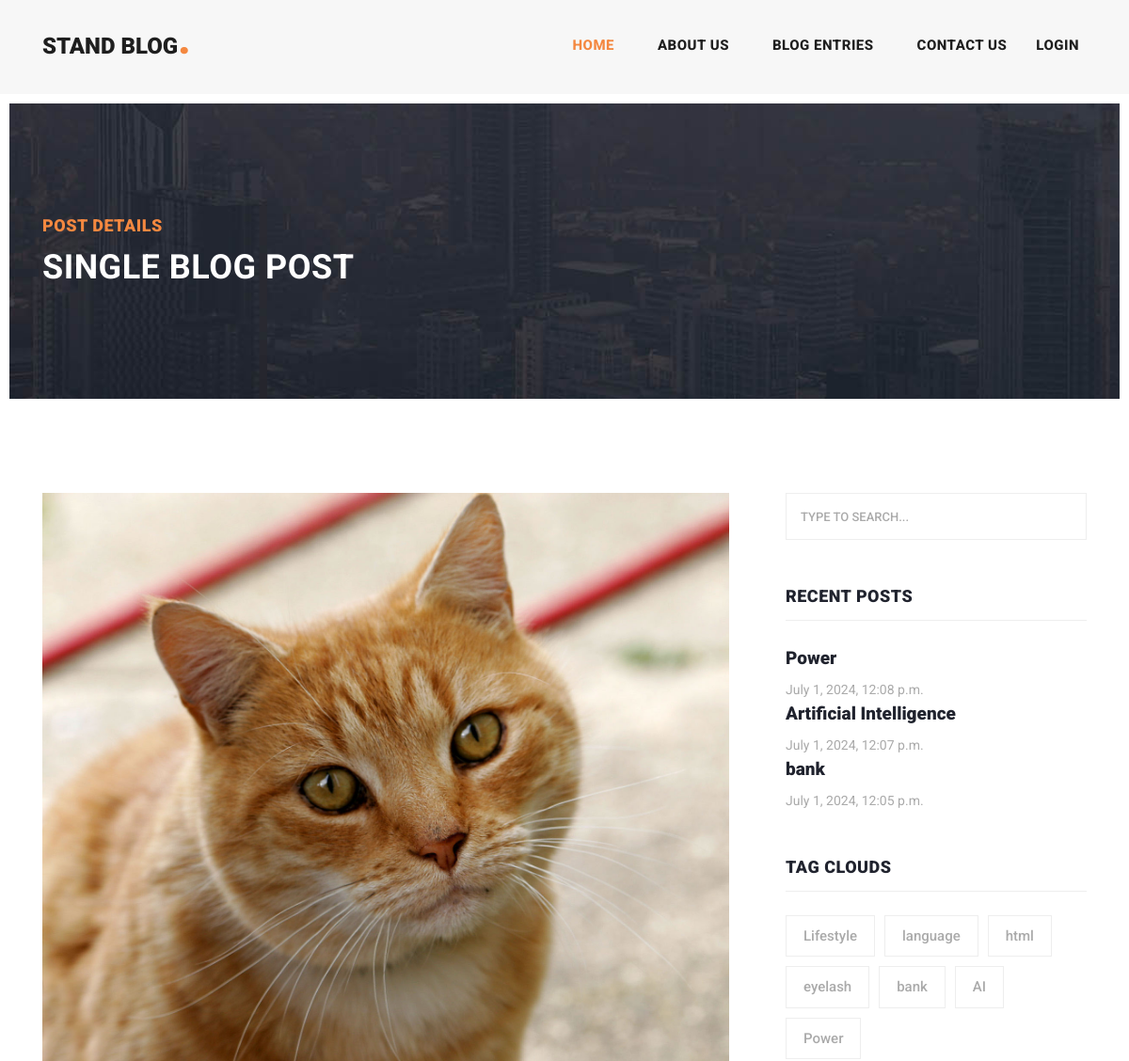
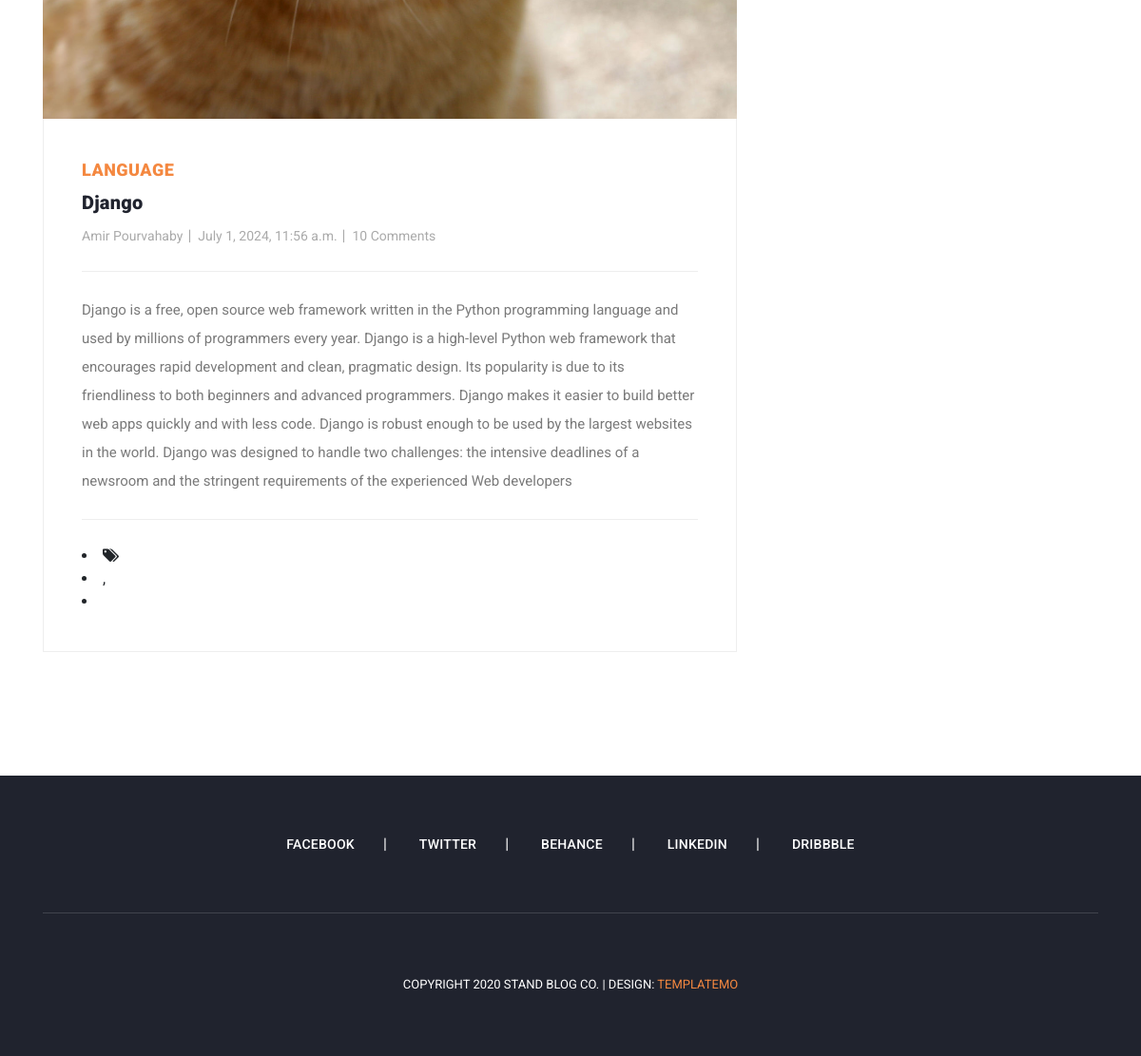
The app's page /post/details/django with its own data (2 pictures, top to bottom).
### post/models.py (models this page shows, shortened)
class Article(models.Model):
    author = models.ForeignKey(User, on_delete=models.CASCADE, null=True)
    category = models.ManyToManyField(Category, related_name="articles")
    title = models.CharField(max_length=100)
    body = models.TextField()
    created_time = models.DateTimeField(auto_now_add=True)
    updated_time = models.DateTimeField(auto_now=True)
    image = models.ImageField(upload_to='images/post')
    slug = models.SlugField(null=True, unique=True)

class Category(models.Model):
    title = models.CharField(max_length=100)
    class Meta:
        verbose_name_plural = 'Categories'
    def __str__(self):
        return self.title

### post/views.py (the view)
# urls.py: path('details/<slug:slug>', views.post_details, name='details'),
def post_details(request, slug):
    articles = Article.objects.get(slug=slug)
    return render(request, 'post/post-details.html', context={'articles': articles})

### context_processors/context_processors.py (called while the page is built)
def user(request):
    user = User.objects.all()
    return {'user': user}

def sidebar(request):
    recent = Article.objects.order_by('-created_time')[:3]
    return {'recent': recent}

def categories(request):
    categories = Category.objects.all()
    return {'categories': categories}

### post/templates/post/post-details.html (shortened to what this page needs)
{% extends 'base.html' %}
{% load static %}
{% block content %}
    <body>
    <div class="heading-page header-text">
        <section class="page-heading">
            <div class="container">
                <div class="row">
                    <div class="col-lg-12">
                        <div class="text-content">
                            <h4>Post Details</h4>
                            <h2>Single blog post</h2>
                        </div>
                    </div>
                </div>
            </div>
        </section>
    </div>
    <section class="blog-posts grid-system">
        <div class="container">
            <div class="row">
                <div class="col-lg-8">
                    <div class="all-blog-posts">
                        <div class="row">
                            <div class="col-lg-12">
                                <div class="blog-post">
                                    <div class="blog-thumb">
                                        <img src="{{ articles.image.url }}" alt="">
                                    </div>
                                    <div class="down-content">
                                        <span>{{ articles.category.first }}</span>
                                        <a href="{{ article.get_absolute_url }}"><h4>{{ articles.title }}</h4></a>
                                        <ul class="post-info">
                                            <li><a href="#">{{ articles.author.get_full_name }}</a></li>
                                            <li><a href="#">{{ articles.created_time }}</a></li>
                                            <li><a href="#">10 Comments</a></li>
                                        </ul>
                                        <p>{{ articles.body }}</p>
                                        <div class="post-options">
                                            <div class="row">
                                                <div class="col-6">
                                                </div>
                                            </div>
                                        </div>
                                        <li><i class="fa fa-tags"></i></li>
                                        <li><a href="#">{{ article.category.first }}</a>,</li>
                                        <li><a href="#">{{ article.category.last }}</a></li>
                                    </div>
                                </div>
                            </div>
                        </div>
                    </div>
                </div>
                {% include 'includes/sidebar.html' %}
            </div>
        </div>
    </section>
{% endblock %}

### templates/includes/sidebar.html
{% load static %}
<div class="col-lg-4">
    <div class="sidebar">
        <div class="row">
            <div class="col-lg-12">
                <div class="sidebar-item search">
                    <form id="search_form" name="gs" method="GET" action="#">
                        <input type="text" name="q" class="searchText" placeholder="type to search..."
                               autocomplete="on">
                    </form>
                </div>
            </div>
            <div class="col-lg-12">
                <div class="sidebar-item recent-posts">
                    <div class="sidebar-heading">
                        <h2>Recent Posts</h2>
                    </div>
                    {% for item in recent %}
                        <div class="content">
                            <ul>
                                <li><a href="{% url 'post:details' item.slug %}">
                                    <h5>{{ item.title }}</h5>
                                    <span>{{ item.created_time }}</span>
                                </a></li>
                            </ul>
                        </div>
                    {% endfor %}
                </div>
            </div>
            <div class="col-lg-12">
                <div class="sidebar-item tags">
                    <div class="sidebar-heading">
                        <h2>Tag Clouds</h2>
                    </div>
                    <div class="content">
                        <ul>
                            {% for item in categories %}
                                <li><a href="{% url 'post:categories' item.id %}">{{ item.title }}</a></li>
                            {% endfor %}
                        </ul>
                    </div>
                </div>
            </div>
        </div>
    </div>
</div>

### static/css/templatemo-stand-blog.css (style rules this page uses)
body { font-family: 'Roboto', sans-serif; overflow-x: hidden; text-rendering: optimizeLegibility; -webkit-font-smoothing: antialiased; -moz-osx-font-smoothing: grayscale; }
p { margin-bottom: 0px; font-size: 15px; font-weight: 400; color: #7a7a7a; line-height: 30px; }
a { text-decoration: none!important; }
ul { padding: 0; margin: 0; list-style: none; }
h1,h2,h3,h4,h5,h6 { margin: 0px; }
.heading-page { padding-top: 110px; }
.page-heading { margin: 0px 10px; padding: 120px 0px; text-align: left; background-position: center center; background-repeat: no-repeat; background-size: cover; background-image: url(../images/heading-bg.jpg); }
.page-heading .text-content h4 { color: #f48840; font-size: 18px; text-transform: uppercase; font-weight: 900; letter-spacing: 0.5px; margin-bottom: 15px; }
.page-heading .text-content h2 { color: #fff; font-size: 36px; font-weight: 700; text-transform: uppercase; letter-spacing: 0.5px; }
.blog-posts { margin-top: 100px; }
.blog-posts .blog-post { margin-bottom: 30px; }
.blog-posts .blog-thumb img { width: 100%; overflow: hidden; }
.blog-posts .down-content { padding: 40px; border-right: 1px solid #eee; border-left: 1px solid #eee; border-bottom: 1px solid #eee; }
.blog-posts .down-content span { font-size: 18px; text-transform: uppercase; letter-spacing: 0.5px; font-weight: 900; color: #f48840; }
.blog-posts .down-content h4 { font-size: 24px; text-transform: capitalize; letter-spacing: 0.5px; font-weight: 900; color: #20232e; margin: 10px 0px 12px 0px; }
.blog-posts .down-content ul.post-info li { display: inline-block; margin-right: 8px; }
.blog-posts .down-content ul.post-info li:after { content: '|'; color: #aaa; margin-left: 8px; }
.blog-posts .down-content h4 { font-size: 20px; letter-spacing: 0.25px; }
.grid-system .down-content ul.post-info li { margin-right: 3px; }
.grid-system .down-content ul.post-info li:after { margin-left: 5px; }
.blog-posts .down-content ul.post-info li:last-child::after { display: none; }
.blog-posts .down-content ul.post-info li a { font-size: 14px; color: #aaa; font-weight: 400; transition: all .3s; }
.blog-posts .down-content p { padding: 25px 0px; margin: 25px 0px; border-top: 1px solid #eee; border-bottom: 1px solid #eee; }
.blog-posts .sidebar-heading h2 { font-size: 18px; text-transform: uppercase; font-weight: 900; letter-spacing: 0.5px; color: #20232e; border-bottom: 1px solid #eee; padding-bottom: 15px; margin-bottom: 25px; }
.sidebar { margin-left: 30px; }
.sidebar .sidebar-item { margin-top: 50px; }
.sidebar .search { margin-top: 0px; }
.sidebar .sidebar-heading h2 { font-size: 18px; text-transform: uppercase; font-weight: 900; letter-spacing: 0.5px; color: #20232e; border-bottom: 1px solid #eee; padding-bottom: 15px; margin-bottom: 25px; }
.sidebar .search input { width: 100%; height: 50px; border: 1px solid #eee; font-size: 13px; text-transform: uppercase; font-weight: 500; color: #7a7a7a; outline: none; padding: 0px 15px; }
.sidebar .search input::placeholder { color: #aaa; }
.sidebar .recent-posts ul li { margin-bottom: 15px; padding-bottom: 15px; border-bottom: 1px solid #eee; }
.sidebar .recent-posts ul li:last-child { margin-bottom: 0px; padding-bottom: 0px; border-bottom: none; }
.sidebar .recent-posts ul li h5 { font-size: 19px; font-weight: 900; color: #20232e; line-height: 30px; transition: all 0.3s; }
.sidebar .recent-posts ul li span { display: block; font-size: 14px; color: #aaa; margin-top: 8px; }
.sidebar .tags ul li { margin-right: 6px; display: inline-block; }
.sidebar .tags ul li { margin-bottom: 10px; }
.sidebar .tags ul li a { font-size: 15px; font-weight: 500; color: #aaa; display: inline-block; border: 1px solid #eee; padding: 10px 18px; transition: all .3s; }

### records on screen
Article: image (picture), category.first "LANGUAGE", title "Django", author.get_full_name "Amir Pourvahaby", created_time "July 1, 2024, 11:56 a.m.", body "Django is a free, open source web framework written in the Python programming language and used by millions of programmers every year. Django is a high-level Python web framework that encourages rapid development and clean, pragmatic design. Its popularity is due to its friendliness to both beginners and advanced programmers. Django makes it easier to build better web apps quickly and with less code. Django is robust enough to be used by the largest websites in the world. Django was designed to handle two challenges: the intensive deadlines of a newsroom and the stringent requirements of the experienced Web developers"
Article: title "Power", created_time "July 1, 2024, 12:08 p.m."
Article: title "Artificial Intelligence", created_time "July 1, 2024, 12:07 p.m."
Article: title "bank", created_time "July 1, 2024, 12:05 p.m."
Category: title "Lifestyle"
Category: title "language"
Category: title "html"
Category: title "eyelash"
Category: title "bank"
Category: title "AI"
Category: title "Power"
